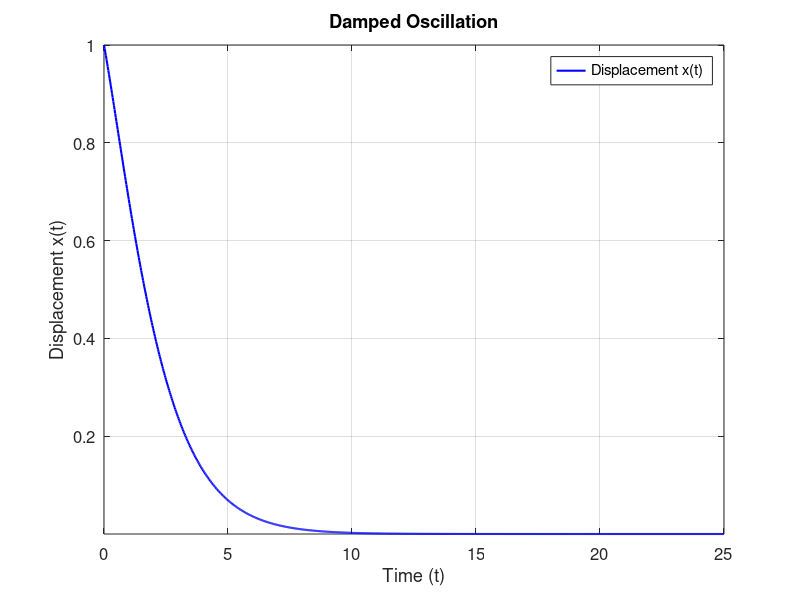

The MATLAB script that drew this image:
% ===========================================================================
%         ╦ ╦┌─┐┌─┐┌─┐┌─┐┌┬┐  ╔╦╗┌─┐┌─┐┌┬┐┬ ┬  ╔╗ ┌─┐┬  ┌─┐┬ ┬┌─┐
%         ╠═╣│ │└─┐└─┐├─┤│││  ║║║├─┤│ ┬ ││└┬┘  ╠╩╗├─┤│  ├─┤├─┤├─┤
%         ╩ ╩└─┘└─┘└─┘┴ ┴┴ ┴  ╩ ╩┴ ┴└─┘─┴┘ ┴   ╚═╝┴ ┴┴─┘┴ ┴┴ ┴┴ ┴
% ===========================================================================
%
% Author: Hossam Magdy Balaha
% Initial Creation Date: June 2nd, 2025
% Last Modification Date: June 2nd, 2025
% Permissions and Citation: Refer to the README file.

% Underdamped:
% omega0 = 2 * pi; % Set the natural frequency (1 Hz, in radians per second).
% gamma = 0.1; % Set the damping coefficient (for example, 0.1).

% Underdamped (2):
% omega0 = 2 * pi; % Set the natural frequency (1 Hz, in radians per second).
% gamma = 1.25; % Set the damping coefficient (for example, 0.1).

% Critically damped:
% omega0 = 0.25 * pi; % Set the natural frequency (1 Hz, in radians per second).
% gamma = 0.25 * pi; % Set the damping coefficient (for example, 0.1).

% Overdamped:
% omega0 = 0.25 * pi; % Set the natural frequency (1 Hz, in radians per second).
% gamma = 1.25; % Set the damping coefficient (for example, 0.1).

% Define system parameters.
omega0 = 0.25 * pi; % Set the natural frequency (1 Hz, in radians per second).
gamma = 0.25 * pi; % Set the damping coefficient.
zeta = gamma / omega0; % Calculate the damping ratio.
A = 1.0; % Set the amplitude of oscillation.
B = 0.5; % Set the second amplitude (for phase shift).

% Generate 1000 time points from 0 to 25 seconds.
t = linspace(0, 25, 1000);

% Display system parameters.
fprintf('Parameters:\n');
fprintf('Natural Frequency (omega0): %.4f rad/s\n', omega0);
fprintf('Damping Coefficient (gamma): %.4f\n', gamma);
fprintf('Damping Ratio (zeta): %.4f\n', zeta);
fprintf('Amplitude (A): %.1f\n', A);
fprintf('Phase Shift Amplitude (B): %.1f\n', B);

% Underdamped case: zeta < 1.
if zeta < 1
    fprintf('\nUnderdamped Oscillation\n');
    fprintf('Solution: x(t) = exp(-gamma * t) * (A * cos(omegad * t) + B * sin(omegad * t))\n');
    fprintf('where omegad = sqrt(omega0^2 - gamma^2) is the damped natural frequency.\n');
    fprintf('where A and B are constants determined by initial conditions.\n');

    omegad = sqrt(omega0^2 - gamma^2); % Calculate the damped natural frequency.
    x = exp(-gamma * t) .* (A * cos(omegad * t) + B * sin(omegad * t)); % Compute displacement.

    % Critically damped case: zeta == 1.
elseif zeta == 1
    fprintf('\nCritically Damped Oscillation\n');
    fprintf('Solution: x(t) = (A + B * t) * exp(-gamma * t)\n');
    fprintf('where A and B are constants determined by initial conditions.\n');

    x = (A + B * t) .* exp(-gamma * t); % Compute displacement.

    % Overdamped case: zeta > 1.
else
    fprintf('\nOverdamped Oscillation\n');
    fprintf('Solution: x(t) = A * exp(r1 * t) + B * exp(r2 * t)\n');
    fprintf('where r1 and r2 are the roots of the characteristic equation and are real, distinct, and negative.\n');
    fprintf('where r1 = -gamma + sqrt(gamma^2 - omega0^2) and r2 = -gamma - sqrt(gamma^2 - omega0^2).\n');
    fprintf('where A and B are constants determined by initial conditions.\n');

    r1 = -gamma + sqrt(gamma^2 - omega0^2); % First root.
    r2 = -gamma - sqrt(gamma^2 - omega0^2); % Second root.
    x = A * exp(r1 * t) + B * exp(r2 * t); % Compute displacement.
end

% Plotting section.
figure; % Create a new figure.
plot(t, x, 'b', 'LineWidth', 1.5); % Plot displacement vs. time.
title('Damped Oscillation'); % Set the plot title.
xlabel('Time (t)'); % Label the x-axis as time.
ylabel('Displacement x(t)'); % Label the y-axis as displacement.
grid on; % Enable grid for better readability.
legend('Displacement x(t)', 'Location', 'Best'); % Show legend.
set(gca, 'FontSize', 12); % Set font size for axis labels.
axis tight; % Adjust axis limits to fit data tightly.

% Save the plot as a PNG file.
saveas(gcf, 'Lecture_04_Lab_Exercise_2_Damped.png');